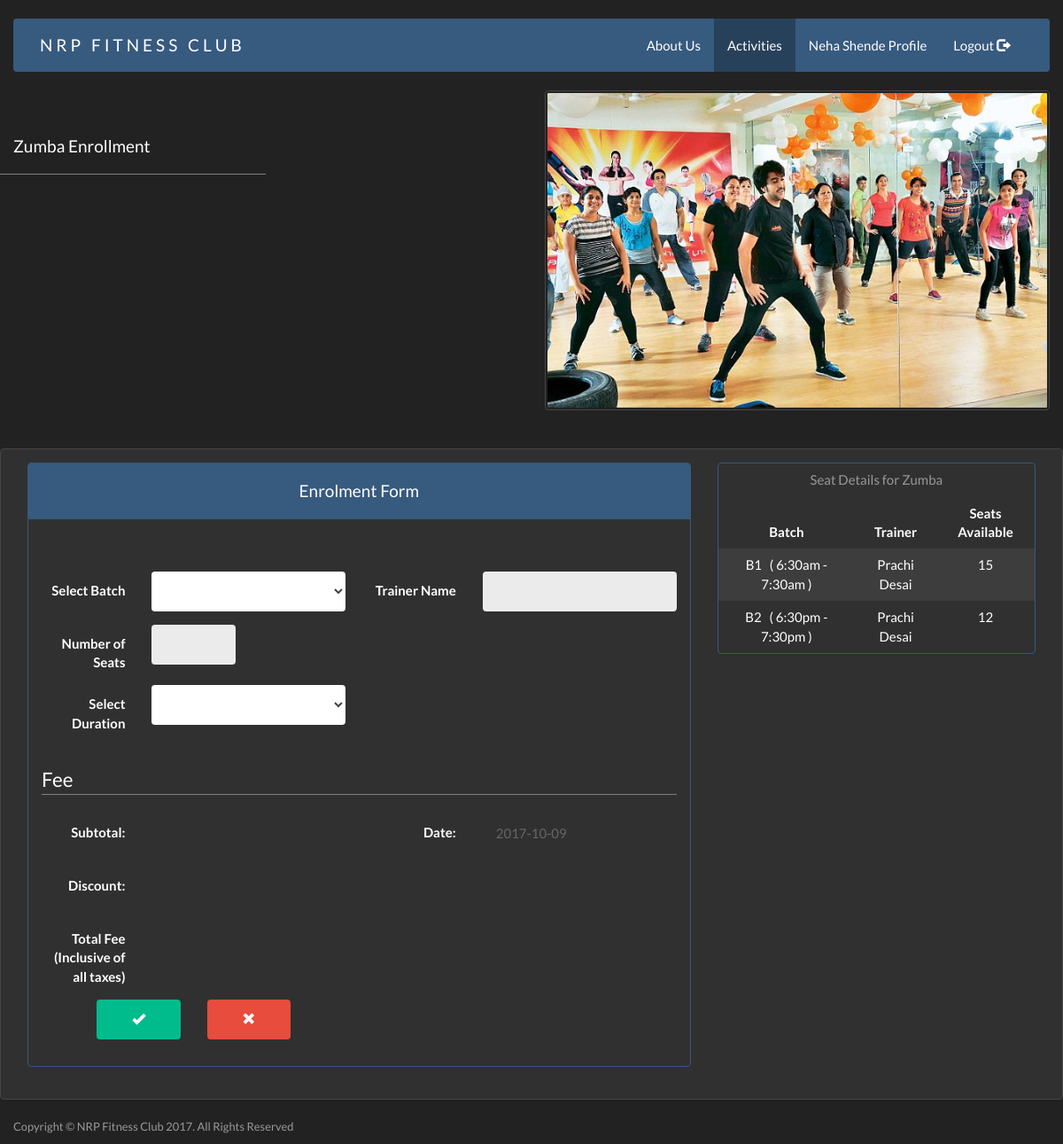
/Activities/zumba/index.php (signed in), run on the app's committed database.
### tables this page shows
CREATE TABLE `member` (
  `cust_id` int(11) UNSIGNED NOT NULL,
  `f_name` varchar(40) NOT NULL,
  `l_name` varchar(40) NOT NULL,
  `gender` char(1) NOT NULL,
  `address` varchar(50) NOT NULL,
  `pincode` int(7) NOT NULL,
  `contact_no` bigint(10) NOT NULL,
  `email` varchar(40) NOT NULL,
  `username` varchar(30) NOT NULL,
  `password` varchar(40) NOT NULL,
  `otp` int(6) NOT NULL,
  `activate` tinyint(1) NOT NULL
);

CREATE TABLE `batch` (
  `batch_id` int(11) UNSIGNED NOT NULL,
  `batch_name` varchar(80) NOT NULL,
  `batch_time` varchar(80) NOT NULL,
  `course_id` int(11) UNSIGNED NOT NULL
);

CREATE TABLE `trainer` (
  `trainer_id` int(11) UNSIGNED NOT NULL,
  `trainer_name` varchar(80) NOT NULL,
  `contact_no` bigint(11) NOT NULL,
  `salary` double NOT NULL,
  `address` varchar(80) NOT NULL,
  `email` varchar(80) NOT NULL,
  `course_id` int(11) UNSIGNED NOT NULL
);

CREATE TABLE `seat` (
  `seat_id` int(11) UNSIGNED NOT NULL,
  `batch_id` int(11) UNSIGNED NOT NULL,
  `course_id` int(11) UNSIGNED NOT NULL,
  `trainer_id` int(11) UNSIGNED DEFAULT NULL,
  `no_of_seats` int(11) NOT NULL
);

### DBHandler/DB.php (called while the page is built, shortened)
<?php
	class DTB
	{
		var $connection;
		function __construct()
		{
			$this->connection = new mysqli('localhost','root','','fic');
		}
		function getParam($obj,$param)
		{
			if($obj->num_rows == 1)
			{
				while ($row = $obj->fetch_assoc()) {
					return $row[$param];
				}
			}
		}
		function processQuery($query)
		{
			$result = $this->connection->query($query);
			return $result;
		}
	}
?>

### Activities/zumba/session.php (called while the page is built, shortened)
<?php
	require("../../DBHandler/DB.php");
	if(isset($_SESSION["cust_id"]))
	{
		$dtb = new DTB();
	}
	else
		header("Location: ../../login");
?>

### Activities/zumba/index.php (the view, shortened to what this page needs)
<?php include('session.php'); ob_start();?>
<!DOCTYPE html>
<html>
<head>
	<link rel="stylesheet" type="text/css" href="../../bootstrap/css/bootstrap.css">
	<link rel="stylesheet" type="text/css" href="../../bootstrap/bootstrap.css">
</head>
<body>
	<br>
	<?php require 'header-activities.php'; ?>
	<?php
		$result = $dtb->processQuery("select course_id from course where course_name ='Zumba'");
		$course_id = $dtb->getParam($result,'course_id');
		$batch = $dtb->processQuery("select batch_id,batch_name,batch_time from batch where course_id = ".$course_id.";");
		echo'<div class="container">
				<div class="row">
					<div class="col-lg-3 page-header" style="border-bottom: 1px grey solid;">
						<div><h4>Zumba Enrollment</h4></div>
					</div>
					<div class="col-lg-6 col-lg-offset-3 mr-auto">
				       <img class="img-thumbnail" src="../../img/zumba.jpg" alt="">
				    </div>
				</div>
			</div>
			<div class="container">
				<div class="row"></br></br>
					<div class="panel panel-default">
						<div class="panel-body">
							<div class="col-lg-8">
								<div class="panel panel-primary">
								<div class="panel-heading text-center"><h4>Enrolment Form</h4></div>';
									echo '<div class="panel-body">
									<form class="form-horizontal" method="POST" action="'.htmlspecialchars($_SERVER["PHP_SELF"]).'">
									<br>
									  <fieldset>
									    <legend></legend>
									    <div class="form-group">
									      <label for="select" class="col-lg-2 control-label">Select Batch</label>
						      				<div class="col-lg-4">
						      					<select class="form-control" id="select">';
												$result1 = $dtb->processQuery("select batch.batch_id,batch_name,batch_time,no_of_seats,course.course_id,trainer.trainer_id,trainer_name from batch,seat,trainer,course where batch.batch_id = seat.batch_id and trainer.trainer_id = seat.trainer_id and course.course_id = seat.course_id and course_name = 'Zumba' ORDER BY batch_name asc");
													echo "<option class='disabled'></option>";
													while ($row = $result1->fetch_assoc())
													{
														echo '<option value="'.$row['batch_id'].'^&^'.$row['trainer_name'].'^&^'.$row['no_of_seats'].'^&^'.$row['course_id'].'^&^'.$row['trainer_id'].'">'.$row['batch_name'].' (&nbsp'.$row['batch_time'].'&nbsp)'.'</option>';
													}
											echo '</select>
						      							</div>
						      							<label class="col-lg-2 control-label">Trainer Name</label>
						      								<div class="col-lg-4">
						      									<input type="text" disabled id="trainer_name" class="form-control">
						      								</div>
													</div>
													<div class="form-group">
														<label class="col-lg-2 control-label text-left">Number of Seats</label>
														<div class="col-lg-2">
															<input type="text" disabled id="no_of_seats" class="form-control">
														</div>
													</div>';
													$course = $dtb->processQuery("select * from course where course_name = 'Zumba'");
													$row = $course->fetch_assoc();
													echo '<div class="form-group">
														<label class="col-lg-2 control-label text-left">Select Duration</label>
														<div class="col-lg-4">
															<select class="form-control" id="duration" name="duration">
																<option value=""></option>
																<option value="1^&^'.$row['monthly_d'].'^&^'.$row['monthly'].'">1 Month</option>
																<option value="3^&^'.$row['quarterly_d'].'^&^'.$row['monthly'].'">3 Months</option>
																<option value="6^&^'.$row['sixmonth_d'].'^&^'.$row['monthly'].'">6 Months</option>
																<option value="12^&^'.$row['yearly_d'].'^&^'.$row['monthly'].'">1 Year</option>
															</select>
														</div>
													</div>
													<br>
													<fieldset>
													<legend style="border-bottom:1px solid grey;">Fee</legend>
														<div class="form-group">
															<label class="col-lg-2 control-label text-left">Subtotal:</label>
															<div class="col-lg-4">
																<input class="form-control" style="background-color: inherit; color: #666;" disabled id="subt" name="subt"></input>
															</div>
															<label class="col-lg-2 control-label text-left">Date:</label>
															<div class="col-lg-4">
																<input class="form-control" style="background-color: inherit; color: #666;"disabled id="date" name="date"></input>
															</div>
														</div>
														<div class="form-group">
															<label class="col-lg-2 control-label text-left">Discount:</label>
															<div class="col-lg-4">
																<input class="form-control" style="background-color: inherit;color: #666;" disabled id="discount" name="discount"></input>
															</div>
														</div>
														<div class="form-group">
															<label class="col-lg-2 control-label text-left">Total Fee<br>(Inclusive of all taxes)</label>
															<div class="col-lg-4">
																<input class="form-control" style="background-color: inherit;color: #666;" disabled id="totalfee" name="totalfee"></input>
															</div>
														</div>
													</fieldset>
													<div class="form-group">
															<div class="col-lg-2 col-lg-offset-1 col-md-2 col-sm-2 col-xs-3">
																<button name="enroll" id="enroll" class="form-control btn btn-success"><span class="glyphicon glyphicon-ok"></span> </button>
															</div>
															<div class="col-lg-2 col-md-2 col-sm-2 col-xs-3">
																<button class="form-control btn btn-danger" name="cancel"><span class="glyphicon glyphicon-remove"></span> </button>
															</div>
													</div>
												</fieldset>
											</form>
										</div>';
								echo '</div>
								</div>
								<div class="col-lg-4 col-md-10 ">
									<div class="panel panel-primary">
									<table class="table table-striped">
										<caption class="text-center">Seat Details for Zumba</caption>
										<thead>
											<tr>
												<th class="text-center">Batch</th>
												<th class="text-center">Trainer</th>
												<th class="text-center">Seats Available</th>
											</tr>
											</thead>
											<tbody>';
												while($batchrow = $batch->fetch_assoc())
												{
													$trainer = $dtb->processQuery("select trainer.trainer_id,trainer_name,no_of_seats from trainer,seat where seat.course_id = ".$course_id." and seat.course_id = trainer.course_id and trainer.trainer_id = seat.trainer_id and seat.batch_id = ".$batchrow['batch_id'].";");
													$trainerrow = $trainer->fetch_assoc();
													if($trainerrow['trainer_name']!='' && $trainerrow['no_of_seats']!="")
													{
														echo '<tr>';
														echo '<td class="text-center">'.$batchrow['batch_name'].' &nbsp&nbsp(&nbsp'.$batchrow['batch_time'].'&nbsp)</td>';
														echo '<td class="text-center">'.$trainerrow['trainer_name'].'</td>';
														if($trainerrow['no_of_seats'] == 0)
															echo '<td class="text-center">Batch Full</td>';
														else
															echo '<td class="text-center">'.$trainerrow['no_of_seats'].'</td>';
														echo '</tr>';
													}
												}
											echo '</tbody>
									</table>
								</div>
							</div>
						</div>
					</div>
				</div>
			</div>';
	?>
	<?php $dtb->close(); include '../../footer.php'; ?>
</body>
</html>

### Activities/zumba/header-activities.php
<?php
	if(isset($_SESSION["cust_id"]))
	{
		$result = $dtb->processQuery("select f_name,l_name from member where cust_id = ".$_SESSION["cust_id"].";");
		$fname = $dtb->getParam($result,"f_name");
		mysqli_data_seek($result,0);
		$lname = $dtb->getParam($result,"l_name");
		echo '<div class="container">
				<nav class="navbar navbar-default" style="">
				  <div class="container-fluid">
				    <div class="navbar-header">
				      <button type="button" class="navbar-toggle collapsed" data-toggle="collapse" data-target="#bs-example-navbar-collapse-1">
				        <span class="sr-only">Toggle navigation</span>
				        <span class="icon-bar"></span>
				        <span class="icon-bar"></span>
				        <span class="icon-bar"></span>
				      </button>
				      <a class="navbar-brand" href="../.." style="padding-left: 30px;">NRP FITNESS CLUB<br></a>
				    </div>
				    <div class="collapse navbar-collapse navbar-right" id="bs-example-navbar-collapse-1">
				      <ul class="nav navbar-nav">
				        <li><a href="../..">About Us <span class="sr-only">(current)</span></a></li>
				        <li class="active"><a href="..">Activities</a></li>
				        <li><a href="#">'.$fname.' '.$lname.' Profile</a> </li>
				        <li><a href="../../logout.php">Logout  <span class="glyphicon glyphicon-log-out"></span></a></li>
				      </ul>
				    </div>
				  </div>
				</nav>
			</div>';
	}
?>

### Activities/zumba/index.php (style rules this page uses)
@media (min-width: 1200px) { .container { width: 1200px; } }

### data on the page
member: f_name "Neha", l_name "Shende"
batch: batch_name "B1", batch_time "6:30am - 7:30am", trainer.trainer_name "Prachi Desai", seat.no_of_seats "15"
batch: batch_name "B2", batch_time "6:30pm - 7:30pm", trainer.trainer_name "Prachi Desai", seat.no_of_seats "12"
